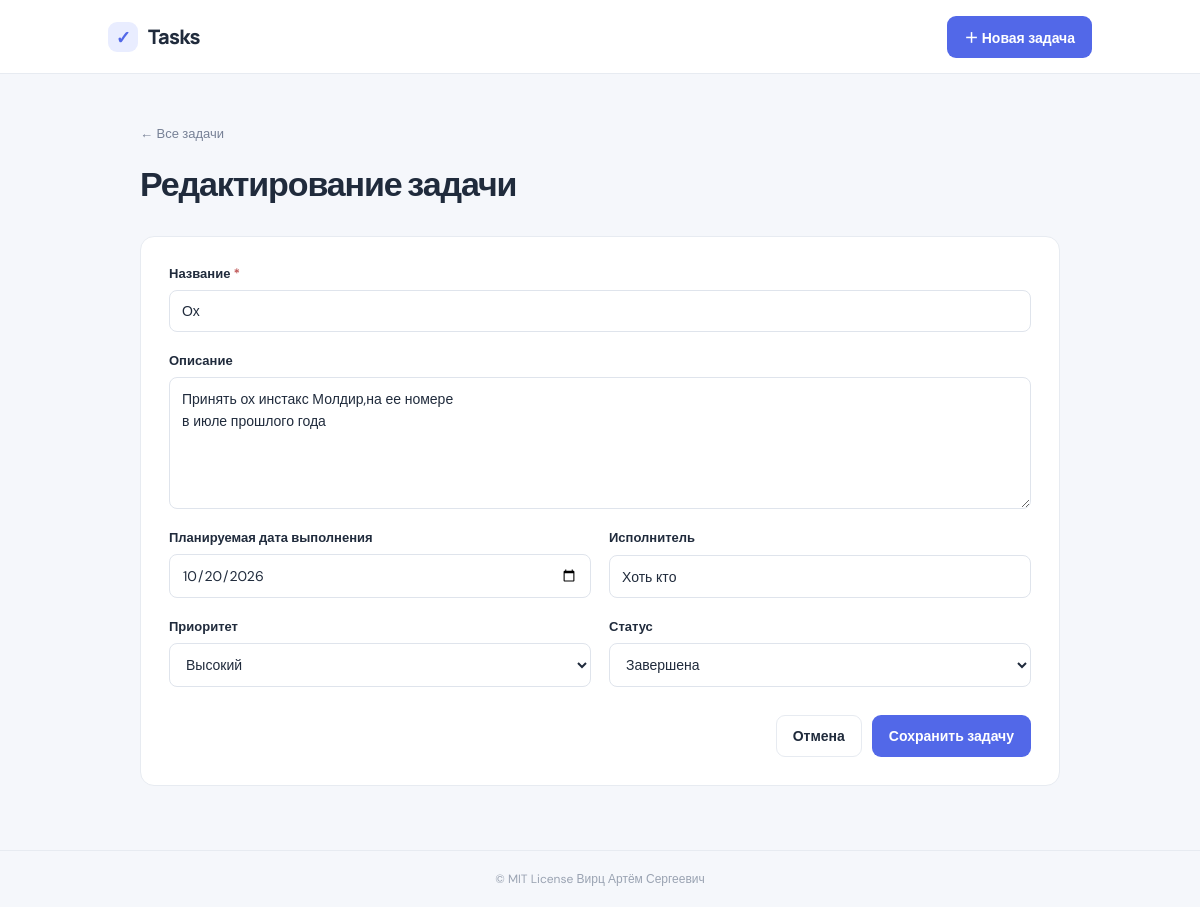
The app's page /tasks/1/edit with its own data.
### tables this page shows
CREATE TABLE tasks (
                id INTEGER PRIMARY KEY AUTOINCREMENT,
                title TEXT NOT NULL,
                description TEXT NOT NULL DEFAULT '',
                due_date TEXT,
                priority TEXT NOT NULL CHECK (priority IN ('low', 'medium', 'high')),
                status TEXT NOT NULL CHECK (status IN ('new', 'in_progress', 'completed')),
                assignee TEXT NOT NULL DEFAULT '',
                created_at TEXT NOT NULL DEFAULT CURRENT_TIMESTAMP
            );

### app.py (the view, shortened to what this page needs)
    @app.route("/tasks/<int:task_id>/edit", methods=("GET", "POST"))
    def edit_task(task_id):
        task = get_task(task_id)
        values = dict(task)
        return render_template("task_form.html", task=values, page_title="Редактирование задачи")

### templates/task_form.html (shortened to what this page needs)
{% extends "base.html" %}
{% block content %}
  <div class="page-heading compact-heading">
    <div>
      <a class="back-link" href="{{ url_for('index') }}">← Все задачи</a>
      <h1>{{ page_title }}</h1>
    </div>
  </div>
  <form class="form-card" method="post">
    <div class="field">
      <label for="title">Название <span class="required">*</span></label>
      <input id="title" name="title" type="text" maxlength="200" required
             placeholder="Например, подготовить отчёт" value="{{ task.title }}">
    </div>
    <div class="field">
      <label for="description">Описание</label>
      <textarea id="description" name="description" rows="5" maxlength="10000"
                placeholder="Добавьте подробности задачи">{{ task.description }}</textarea>
    </div>
    <div class="form-grid">
      <div class="field">
        <label for="due_date">Планируемая дата выполнения</label>
        <input id="due_date" name="due_date" type="date" value="{{ task.due_date or '' }}">
      </div>
      <div class="field">
        <label for="assignee">Исполнитель</label>
        <input id="assignee" name="assignee" type="text" maxlength="100"
               placeholder="Имя исполнителя"
               value="{{ task.assignee or ('Все' if page_title == 'Новая задача' else '') }}">
      </div>
      <div class="field">
        <label for="priority">Приоритет</label>
        <select id="priority" name="priority">
          {% for value, label in PRIORITIES.items() %}
            <option value="{{ value }}" {% if task.priority == value %}selected{% endif %}>{{ label }}</option>
          {% endfor %}
        </select>
      </div>
      <div class="field">
        <label for="status">Статус</label>
        <select id="status" name="status">
          {% for value, label in STATUSES.items() %}
            <option value="{{ value }}" {% if task.status == value %}selected{% endif %}>{{ label }}</option>
          {% endfor %}
        </select>
      </div>
    </div>
    <div class="form-actions">
      <a class="button button-secondary" href="{{ url_for('index') }}">Отмена</a>
      <button class="button button-primary" type="submit">Сохранить задачу</button>
    </div>
  </form>
{% endblock %}

### static/style.css (style rules this page uses)
:root { color-scheme: light; --ink: #202b3c; --muted: #778196; --line: #e7ebf1; --surface: #ffffff; --background: #f5f7fb; --primary: #5268e8; --primary-dark: #4054d1; --green: #23856a; --red: #bd5151; font-family: "DM Sans", sans-serif; background: var(--background); color: var(--ink); }
* { box-sizing: border-box; }
body { margin: 0; min-height: 100vh; display: flex; flex-direction: column; }
a { color: inherit; text-decoration: none; }
button, input, textarea, select { font: inherit; }
.page-heading, .detail-title-row, .task-title-row, .section-heading { display: flex; align-items: center; justify-content: space-between; gap: 20px; }
.page-heading { margin-bottom: 28px; }
.compact-heading { margin-bottom: 24px; }
h1, h2, h3, p { margin-top: 0; }
h1, h2, h3 { font-family: "Manrope", sans-serif; }
h1 { margin-bottom: 6px; font-size: clamp(26px, 4vw, 34px); letter-spacing: -1.1px; }
.button { display: inline-flex; align-items: center; justify-content: center; min-height: 42px; padding: 0 16px; border: 1px solid transparent; border-radius: 9px; cursor: pointer; font-size: 14px; font-weight: 600; transition: background .15s, border-color .15s, transform .15s; }
.button-primary { background: var(--primary); color: white; }
.button-secondary { background: white; border-color: var(--line); color: var(--ink); }
.back-link { display: inline-block; margin-bottom: 18px; color: var(--muted); font-size: 13px; }
.form-card, .detail-card { padding: 28px; border: 1px solid var(--line); border-radius: 14px; background: var(--surface); }
.field { display: grid; gap: 8px; margin-bottom: 20px; }
.field label { font-size: 13px; font-weight: 600; }
.required { color: var(--red); }
.field input, .field textarea, .field select { width: 100%; padding: 11px 12px; border: 1px solid #dfe4ec; border-radius: 8px; outline: none; background: white; color: var(--ink); font-size: 14px; transition: border-color .15s, box-shadow .15s; }
.field textarea { resize: vertical; line-height: 1.55; }
.form-grid { display: grid; grid-template-columns: 1fr 1fr; column-gap: 18px; }
.form-actions { display: flex; justify-content: flex-end; gap: 10px; margin-top: 8px; }

### records on screen
tasks: title "Ох", description "Принять ох инстакс Молдир,на ее номере в июле прошлого года", due_date "10/20/2026", assignee "Хоть кто", priority "Высокий", status "Завершена"

### other values on screen
{{ page_title }} "Редактирование задачи"
